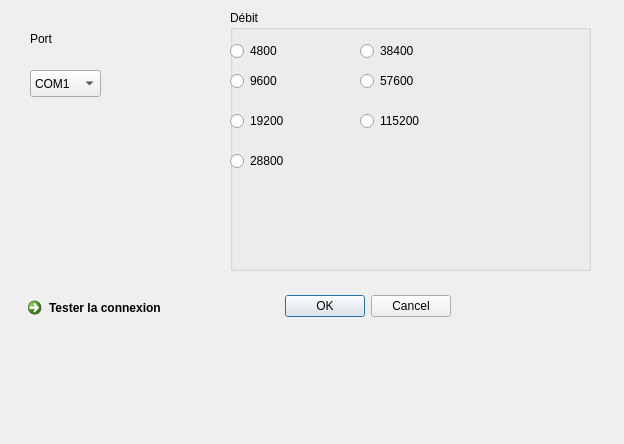
<?xml version="1.0" encoding="UTF-8"?>
<ui version="4.0">
 <class>DialogConfiguration</class>
 <widget class="QDialog" name="DialogConfiguration">
  <property name="geometry">
   <rect>
    <x>0</x>
    <y>0</y>
    <width>624</width>
    <height>444</height>
   </rect>
  </property>
  <property name="windowTitle">
   <string>Configuration de la connexion</string>
  </property>
  <widget class="QDialogButtonBox" name="buttonBox">
   <property name="geometry">
    <rect>
     <x>110</x>
     <y>290</y>
     <width>341</width>
     <height>32</height>
    </rect>
   </property>
   <property name="orientation">
    <enum>Qt::Horizontal</enum>
   </property>
   <property name="standardButtons">
    <set>QDialogButtonBox::Cancel|QDialogButtonBox::Ok</set>
   </property>
  </widget>
  <widget class="QCommandLinkButton" name="commandLinkButtonTester">
   <property name="geometry">
    <rect>
     <x>20</x>
     <y>290</y>
     <width>168</width>
     <height>41</height>
    </rect>
   </property>
   <property name="text">
    <string>Tester la connexion</string>
   </property>
  </widget>
  <widget class="QGroupBox" name="groupBox">
   <property name="geometry">
    <rect>
     <x>230</x>
     <y>10</y>
     <width>361</width>
     <height>261</height>
    </rect>
   </property>
   <property name="title">
    <string>Débit</string>
   </property>
   <widget class="QRadioButton" name="radio4800">
    <property name="geometry">
     <rect>
      <x>0</x>
      <y>30</y>
      <width>100</width>
      <height>22</height>
     </rect>
    </property>
    <property name="text">
     <string>4800</string>
    </property>
   </widget>
   <widget class="QRadioButton" name="radio38400">
    <property name="geometry">
     <rect>
      <x>130</x>
      <y>30</y>
      <width>100</width>
      <height>22</height>
     </rect>
    </property>
    <property name="text">
     <string>38400</string>
    </property>
   </widget>
   <widget class="QRadioButton" name="radio9600">
    <property name="geometry">
     <rect>
      <x>0</x>
      <y>60</y>
      <width>100</width>
      <height>22</height>
     </rect>
    </property>
    <property name="text">
     <string>9600</string>
    </property>
   </widget>
   <widget class="QRadioButton" name="radio19200">
    <property name="geometry">
     <rect>
      <x>0</x>
      <y>100</y>
      <width>100</width>
      <height>22</height>
     </rect>
    </property>
    <property name="text">
     <string>19200</string>
    </property>
   </widget>
   <widget class="QRadioButton" name="radio28800">
    <property name="geometry">
     <rect>
      <x>0</x>
      <y>140</y>
      <width>100</width>
      <height>22</height>
     </rect>
    </property>
    <property name="text">
     <string>28800</string>
    </property>
   </widget>
   <widget class="QRadioButton" name="radio57600">
    <property name="geometry">
     <rect>
      <x>130</x>
      <y>60</y>
      <width>100</width>
      <height>22</height>
     </rect>
    </property>
    <property name="text">
     <string>57600</string>
    </property>
   </widget>
   <widget class="QRadioButton" name="radio115200">
    <property name="geometry">
     <rect>
      <x>130</x>
      <y>100</y>
      <width>100</width>
      <height>22</height>
     </rect>
    </property>
    <property name="text">
     <string>115200</string>
    </property>
   </widget>
  </widget>
  <widget class="QLabel" name="labelPort">
   <property name="geometry">
    <rect>
     <x>30</x>
     <y>30</y>
     <width>71</width>
     <height>17</height>
    </rect>
   </property>
   <property name="text">
    <string>Port</string>
   </property>
  </widget>
  <widget class="QComboBox" name="comboPort">
   <property name="geometry">
    <rect>
     <x>30</x>
     <y>70</y>
     <width>71</width>
     <height>27</height>
    </rect>
   </property>
   <item>
    <property name="text">
     <string>COM1</string>
    </property>
   </item>
   <item>
    <property name="text">
     <string>COM2</string>
    </property>
   </item>
  </widget>
 </widget>
 <resources/>
 <connections>
  <connection>
   <sender>buttonBox</sender>
   <signal>accepted()</signal>
   <receiver>DialogConfiguration</receiver>
   <slot>accept()</slot>
   <hints>
    <hint type="sourcelabel">
     <x>248</x>
     <y>254</y>
    </hint>
    <hint type="destinationlabel">
     <x>157</x>
     <y>274</y>
    </hint>
   </hints>
  </connection>
  <connection>
   <sender>buttonBox</sender>
   <signal>rejected()</signal>
   <receiver>DialogConfiguration</receiver>
   <slot>reject()</slot>
   <hints>
    <hint type="sourcelabel">
     <x>316</x>
     <y>260</y>
    </hint>
    <hint type="destinationlabel">
     <x>286</x>
     <y>274</y>
    </hint>
   </hints>
  </connection>
 </connections>
</ui>
